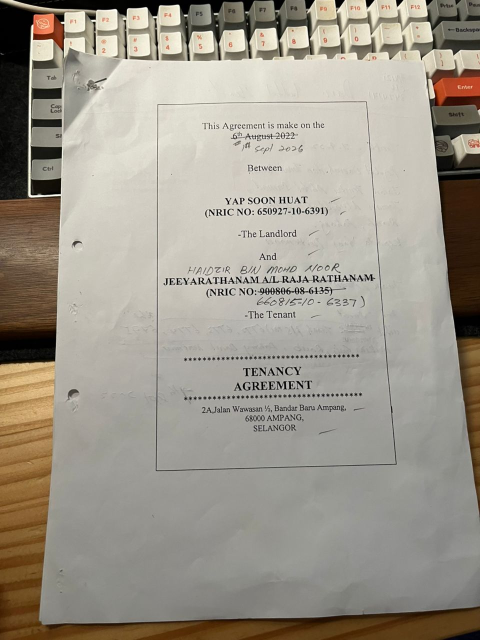
#> input picture apps/web/e2e/fixtures/append-photo.jpg, 960 x 1280 px (shown at 1/2 size)
$ python -i hole_candidates.py   (imports and definitions only)
#> lines starting #> are read from the running program, lines starting #| are printed output that depends on the picture; after the words box and inside, x2 and y2 are one past the last pixel; in counts of white or black regions, pixels touching at a corner belong together
#> further down, picture is the input picture: shape (1280, 960, 3); mean B, G, R 139.1, 151, 157.2
"""Conservative paper-margin punch-hole suggestions; never edits an image."""
import math
import cv2
import numpy as np


def find_hole_candidates(image: np.ndarray, protected_boxes=()):
    """Return normalized (left, top, right, bottom) boxes for likely holes."""
#> called with protected_boxes = ()
    if (not isinstance(image, np.ndarray) or image.dtype != np.uint8 or
            image.ndim != 3 or image.shape[2] != 3 or
            min(image.shape[:2]) < 100 or image.shape[0] * image.shape[1] > 4_000_000):
        raise ValueError('Invalid document image')
    h, w = image.shape[:2]
#> h = 1280; w = 960
    gray = cv2.cvtColor(image, cv2.COLOR_BGR2GRAY)
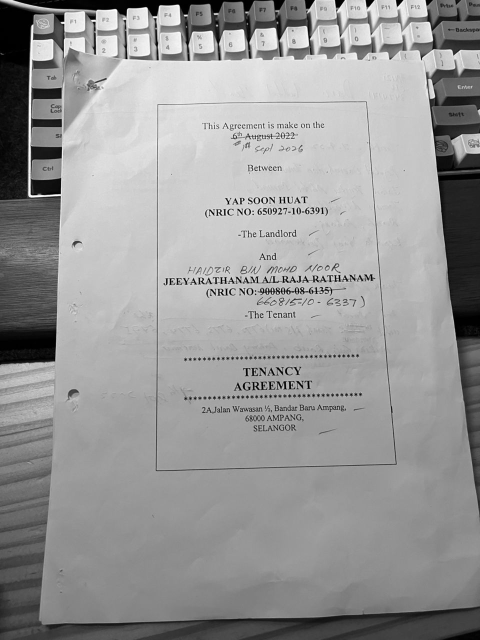
#> gray: shape (1280, 960) (shown at 1/2 size); min 0, max 255, mean 151.5
    dark = cv2.threshold(gray, 105, 255, cv2.THRESH_BINARY_INV)[1]
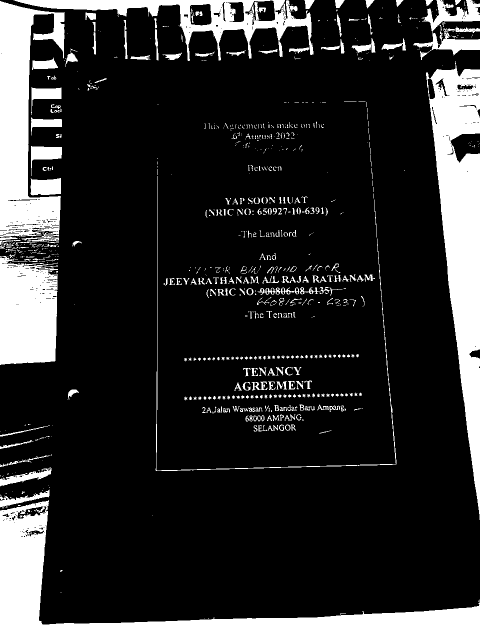
#> dark: shape (1280, 960) (shown at 1/2 size); 18% white; 874 white regions (538 under 20 px)
    contours, _ = cv2.findContours(dark, cv2.RETR_EXTERNAL, cv2.CHAIN_APPROX_SIMPLE)
#> contours = 853 contours, 693 with area under 20; largest, box (x1, y1, x2, y2) and area: (0, 1000, 960, 1280) 61436, (852, 122, 960, 1040) 47409, (0, 2, 130, 481) 33062, (0, 512, 116, 730) 21710, (27, 0, 627, 122) 20582
    candidates = []
    hollow_rings = []
    for contour in contours:
        area = cv2.contourArea(contour)
        perimeter = cv2.arcLength(contour, True)
        x, y, width, height = cv2.boundingRect(contour)
        if not 60 <= area <= min(w, h) ** 2 * .007 or perimeter <= 0:
            continue
        if not .7 <= width / height <= 1.4 or 4 * math.pi * area / perimeter**2 < .72:
            continue
        if not (x + width < w * .18 or x > w * .82):
            continue
        # A hollow printed circle has a circular contour but little ink inside.
        interior = dark[y:y+height, x:x+width]
        if np.count_nonzero(interior) / (width * height) < .48:
            hollow_rings.append((x, y, x + width, y + height))
            continue
        box = (x / w, y / h, (x + width) / w, (y + height) / h)
        if any(box[0] < right and box[2] > left and box[1] < bottom and box[3] > top
               for left, top, right, bottom in protected_boxes):
            continue
        candidates.append(box)
#> this loop made 853 passes
#> (area, perimeter, x, y, width, height) on passes 13, 21, 32: (61436.5, 2584.6, 0, 1000, 960, 280), (976, 316.5, 0, 979, 99, 36), (1208.5, 364.5, 0, 935, 103, 38)
#> after the loop, candidates = []; hollow_rings = []
    # Real punched holes can appear as crescents because the paper curls and
    # the desk shines through. A contour may then be non-circular. Only offer
    # those as suggestions when at least two similar circles align in a margin.
    circles = cv2.HoughCircles(cv2.medianBlur(gray, 5), cv2.HOUGH_GRADIENT,
        dp=1.2, minDist=max(35, int(h * .06)), param1=80, param2=18,
        minRadius=max(5, int(min(w, h) * .008)),
        maxRadius=max(12, int(min(w, h) * .04)))
#> circles = 40 rows, first 8: [563.4, 569.4, 37.24], [501, 802.2, 37.24], [593.4, 85.8, 33.28], [466.2, 66.6, 37.24], [156.6, 52.2, 34.6], [714.6, 82.2, 34.6], [336.6, 87, 37.24], [828.6, 81, 37.24]
    if circles is not None:
        aligned = []
        for cx, cy, radius in circles[0]:
            if cx + radius >= w * .16 and cx - radius <= w * .84:
                continue
            if any(abs(cx - ox) <= max(12, min(radius, other) * 1.4) and
                   abs(cy - oy) > max(radius, other) * 3 and
                   .5 <= radius / other <= 2 for ox, oy, other in circles[0]):
                aligned.append((cx, cy, radius))
#> this loop made 40 passes
#> (cx, cy, radius) on passes 1 to 12: (563.4, 569.4, 37.24), (501, 802.2, 37.24), (593.4, 85.8, 33.28), (466.2, 66.6, 37.24), (156.6, 52.2, 34.6), (714.6, 82.2, 34.6), (336.6, 87, 37.24), (828.6, 81, 37.24), (583.8, 801, 35.92), (654.6, 557.4, 25.24), (461.4, 558.6, 31.96), (888.6, 172.2, 35.92)
#> after the loop, aligned = [(888.6, 172.2, 35.92), (929.4, 306.6, 37.24), (88.2, 366.6, 33.16), (96.6, 141, 37.24), (83.4, 539.4, 35.92), (883.8, 24.6, 30.4), (77.4, 61.8, 18.16), (90.6, 622.2, 35.92), (83.4, 216.6, 22.6), (940.2, 713.4, 23.08), (945, 119.4, 19.36), (72.6, 869.4, 14.32)]
        for cx, cy, radius in aligned:
            if any(left <= cx <= right and top <= cy <= bottom
                   for left, top, right, bottom in hollow_rings):
                continue
            # A printed circular outline is dark uniformly around its rim.
            # A punched, curled edge has a pronounced light/dark crescent.
            contrast = 0
            for ring in (.7, 1.0, 1.2):
                samples = []
                for quadrant in range(4):
                    angles = np.linspace(quadrant * np.pi / 2,
                                         (quadrant + 1) * np.pi / 2, 20)
                    values = [gray[int(np.clip(cy + ring * radius * np.sin(angle), 0, h-1)),
                                   int(np.clip(cx + ring * radius * np.cos(angle), 0, w-1))]
                              for angle in angles]
                    samples.append(float(np.mean(values)))
                contrast = max(contrast, max(samples) - min(samples))
            if contrast < 35:
                continue
            box = (max(0, (cx-radius*1.2)/w), max(0, (cy-radius*1.2)/h),
                   min(1, (cx+radius*1.2)/w), min(1, (cy+radius*1.2)/h))
            if any(box[0] < right and box[2] > left and box[1] < bottom and box[3] > top
                   for left, top, right, bottom in protected_boxes):
                continue
            if not any(box[0] < prior[2] and box[2] > prior[0] and
                       box[1] < prior[3] and box[3] > prior[1] for prior in candidates):
                candidates.append(box)
#> this loop made 12 passes
#> (cx, cy, radius, box) on passes 1 to 10: (888.6, 172.2, 35.92, (0.881, 0.101, 0.971, 0.168)), (929.4, 306.6, 37.24, (0.922, 0.205, 1, 0.274)), (88.2, 366.6, 33.16, (0.0504, 0.255, 0.133, 0.317)), (96.6, 141, 37.24, (0.0541, 0.0752, 0.147, 0.145)), (83.4, 539.4, 35.92, (0.042, 0.388, 0.132, 0.455)), (883.8, 24.6, 30.4, (0.883, 0, 0.959, 0.0477)), (77.4, 61.8, 18.16, (0.0579, 0.0313, 0.103, 0.0653)), (90.6, 622.2, 35.92, (0.0495, 0.452, 0.139, 0.52)), (83.4, 216.6, 22.6, (0.0586, 0.148, 0.115, 0.19)), (940.2, 713.4, 23.08, (0.951, 0.536, 1, 0.579))
#> after the loop, candidates = 9 items, first 6: (0.881, 0.101, 0.971, 0.168), (0.922, 0.205, 1, 0.274), (0.0504, 0.255, 0.133, 0.317), (0.0541, 0.0752, 0.147, 0.145), (0.042, 0.388, 0.132, 0.455), (0.883, 0, 0.959, 0.0477)
    return sorted(candidates, key=lambda box: (box[1], box[0]))

>>> import cv2
>>> picture = cv2.imread('../../../apps/web/e2e/fixtures/append-photo.jpg')
>>> result = find_hole_candidates(picture)
#> result = 9 items, first 6: (0.883, 0, 0.959, 0.0477), (0.0579, 0.0313, 0.103, 0.0653), (0.0541, 0.0752, 0.147, 0.145), (0.881, 0.101, 0.971, 0.168), (0.0586, 0.148, 0.115, 0.19), (0.922, 0.205, 1, 0.274)
